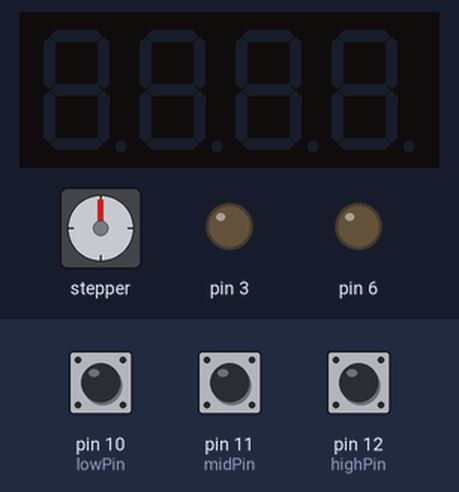
Bench run of a sketch on a simulated Arduino Uno, built with avr-gcc and run on an emulated ATmega328P. Parts: stepper motor, 4-digit seven-segment display, output pins drawn as LEDs (lit = HIGH). Wiring (inferred from the names in the program): stepper motor driver (200 steps per turn assumed): step pin 5; direction pin 2. Dashed ring = blinking. The test bench sets the inputs (shaded band); at power-on: pin 10 (lowPin) HIGH, pin 11 (midPin) HIGH, pin 12 (highPin) HIGH. Pins used as bus, display or sensor lines are not drawn.

Above: at 1.2 s.
1.3 s: pin 10 (lowPin) pulled LOW for 0.15 s
At 3.6 s:
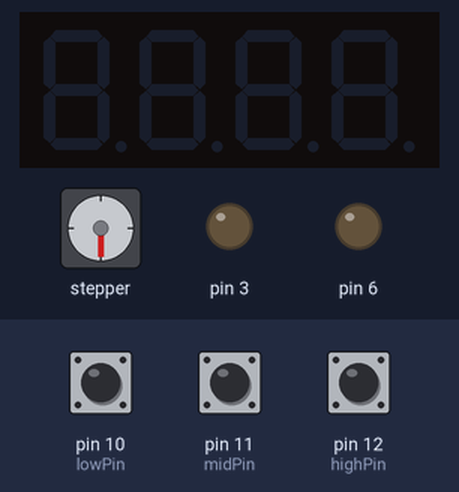
3.9 s: pin 11 (midPin) pulled LOW for 0.15 s
At 6.5 s:
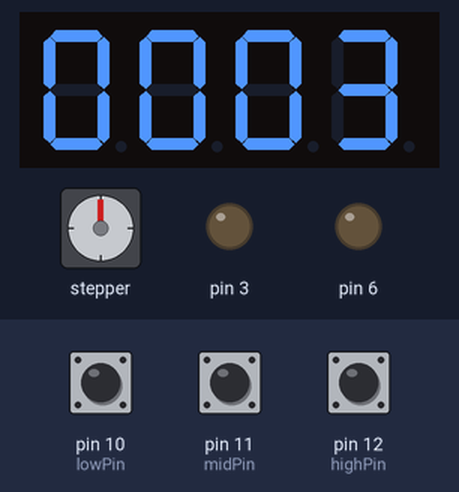
6.9 s: pin 12 (highPin) pulled LOW for 0.15 s
At 9.9 s:
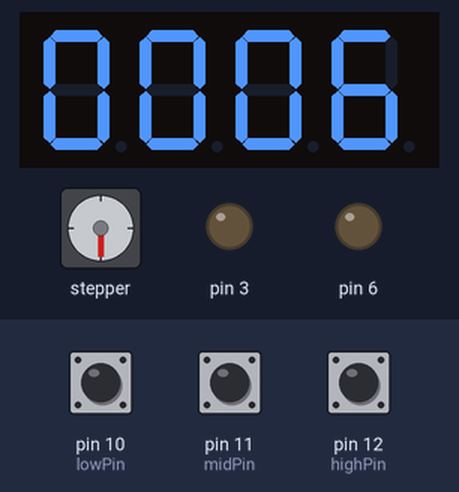
10.0 s: pin 10 (lowPin) pulled LOW for 1 s
At 11.6 s:
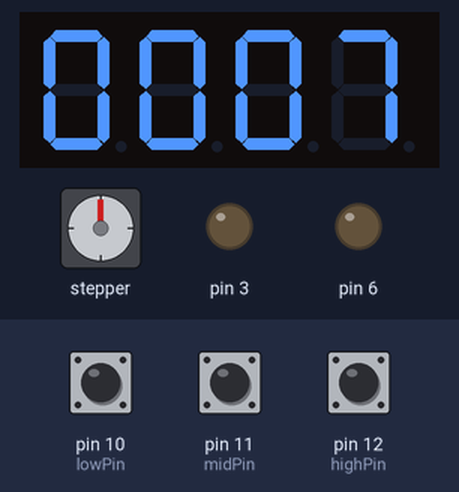
12.5 s: pin 11 (midPin) pulled LOW for 1 s
At 13.19 s:
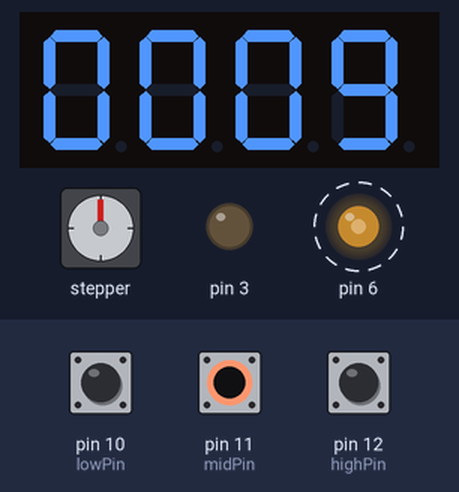
15.5 s: pin 12 (highPin) pulled LOW for 1 s
At 16.6 s:
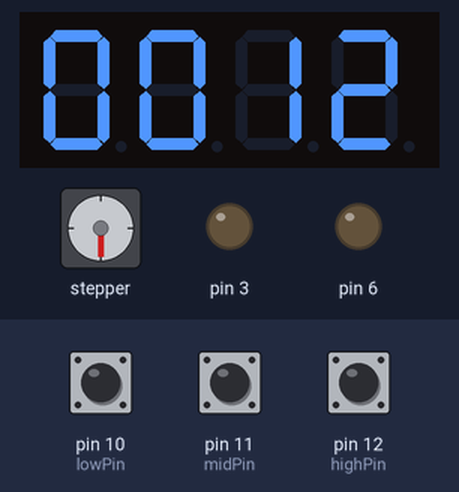
Timing chart, 0 to 19.5 s (numbered marks = the images above; inputs shaded):
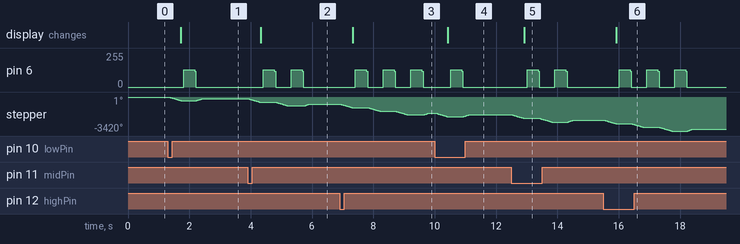

The sketch:

toilet.ino
```cpp
// Define pin connections & motor's steps per revolution
#include <TM1637Display.h>
const int dirPin = 2;

const int stepPin = 5;
const int enaPin=8;
const int lowPin=10;
const int midPin=11;
const int highPin=12;
const int stepsPerRevolution = 200;
const int triggerLowPin=25;
int sensorValue = 0;  // value read from the pot
int outputValue = 0;
const int analogInPin = A0;
const int lowRots=1;
const int midRots =2;
const int highRots=3;
bool lastPress =false;
int count=0;
TM1637Display display(13, 14);
void setup() {
  // Declare pins as Outputs
  pinMode(stepPin, OUTPUT);
  pinMode(dirPin, OUTPUT);
  pinMode(stepPin+1, OUTPUT);
  pinMode(dirPin+1, OUTPUT);
  pinMode(lowPin, INPUT_PULLUP);
  pinMode(midPin, INPUT_PULLUP);
  pinMode(highPin, INPUT_PULLUP);
  Serial.begin(9600);


}

void rollTP(int revs){
  uint8_t data[] = { 0xff, 0xff, 0xff, 0xff };
   count+=revs;
    data[0] = display.encodeDigit(count/1000 % 10);
    data[1] = display.encodeDigit(count/100 %10);
    data[2] = display.encodeDigit(count/10 %10);
    data[3] = display.encodeDigit(count%10);
    display.setSegments(data);
    display.setBrightness(0x0f);
    for (int i=0; i<revs;i++){
      digitalWrite(dirPin, LOW);
      digitalWrite(enaPin, LOW);
      digitalWrite(enaPin+1, HIGH);
      for (int x = 0; x < stepsPerRevolution; x++) {

        digitalWrite(stepPin, HIGH);
        delayMicroseconds(1000);
        digitalWrite(stepPin, LOW);
        delayMicroseconds(1000);
    }
      delay(50);  // Wait a second

      digitalWrite(dirPin+1, LOW);
      digitalWrite(enaPin, HIGH);
      digitalWrite(enaPin+1, LOW);
      // Spin motor quickly
      for (int x = 0; x < stepsPerRevolution; x++) {
        digitalWrite(stepPin+1, HIGH);
        delayMicroseconds(1000);
        digitalWrite(stepPin+1, LOW);
        delayMicroseconds(1000);
      }

    delay(50);
    }
    digitalWrite(enaPin, LOW);
    digitalWrite(enaPin+1, HIGH);
    digitalWrite(dirPin, HIGH);
    for (int x = 0; x < stepsPerRevolution/2; x++) {
      digitalWrite(stepPin, HIGH);
      delayMicroseconds(900);
      digitalWrite(stepPin, LOW);
      delayMicroseconds(900);
    }

  }


void loop() {


  if(digitalRead(lowPin)==0){
    rollTP(lowRots);
  }

  if(digitalRead(midPin)==0){
    rollTP(midRots);
  }

  if(digitalRead(highPin)==0){
    rollTP(highRots);
  }
}
```

Measured:
- after the input at 1.3 s, pin 6: 0/255 → 128/255 after 0.52 s, → 0/255 0.36 s later; stepper: turns 360° counter-clockwise in 0.40 s, then 180° clockwise in 0.16 s
- after the input at 3.9 s, pin 6: alternates 128/255 for 0.36 s and 0/255 for 0.54 s, 4 changes in all, then stays 0/255, starting after 0.52 s; stepper: turns 360° counter-clockwise in 0.38 s, then 360° counter-clockwise in 0.38 s, then 180° clockwise in 0.16 s; the display: changes after 0.42 s (image 2)
- after the input at 6.9 s, pin 6: 0/255 → 128/255 after 0.52 s, then repeats every 0.90 s: 119/255 0.04 s, 0/255 0.50 s, 128/255 0.36 s; stepper: turns 360° counter-clockwise in 0.38 s, repeating every 0.90 s; the display: changes after 0.42 s (image 3)
- after the input at 10.0 s, pin 6: 0/255 → 128/255 after 0.52 s, → 0/255 0.36 s later; stepper: turns 360° counter-clockwise in 0.38 s, then 180° clockwise in 0.16 s; the display: changes after 0.42 s (image 4)
- after the input at 12.5 s, pin 6: alternates 128/255 for 0.36 s and 0/255 for 0.54 s, 4 changes in all, then stays 0/255, starting after 0.52 s; stepper: turns 360° counter-clockwise in 0.38 s, then 360° counter-clockwise in 0.38 s, then 180° clockwise in 0.16 s; the display: changes after 0.42 s (image 5)
- after the input at 15.5 s, pin 6: 0/255 → 128/255 after 0.52 s, then repeats every 0.90 s: 119/255 0.04 s, 0/255 0.50 s, 128/255 0.36 s; stepper: turns 360° counter-clockwise in 0.38 s, repeating every 0.90 s; the display: changes after 0.42 s (image 6)
